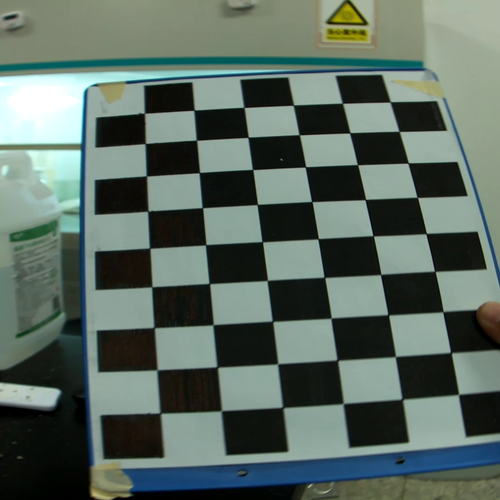
#> input picture models/image_process/undistort/1.png, 500 x 500 px
$ python -i 2_Video_processing.py   (imports and definitions only)
#> lines starting #> are read from the running program, lines starting #| are printed output that depends on the picture; after the words box and inside, x2 and y2 are one past the last pixel; in counts of white or black regions, pixels touching at a corner belong together
import os
import subprocess
from multiprocessing import Pool
import argparse
import numpy as np
from concurrent.futures import ThreadPoolExecutor, as_completed
import glob
import shutil
import cv2 as cv
from shapely.geometry import Polygon

# [21 lines left out: functions run_command, delete_file, polygon_to_bbox, not called in this run]

def extract_ear_rotation_marks(image_file):
#> called with image_file = '../models/image_process/undistort/1.png'
    image_hsv = cv.imread(image_file)
#> image_hsv is the input picture: shape (500, 500, 3); mean B, G, R 97.1, 105.8, 90.4
    image_hsv = cv.cvtColor(image_hsv[-800:, :, :3], cv.COLOR_BGR2HSV)
#> image_hsv: shape (500, 500, 3); mean H, S, V 63.3, 66.5, 108

    MIN_CONTOUR_AREA = 100

    ear_rotation_marks = []

    hsv_colors = [np.array([90, 245, 135])]

    for hsv_color in hsv_colors:
        lower_bound = np.array(hsv_color) - np.array([10, 10, 120])
        upper_bound = np.array(hsv_color) + np.array([10, 10, 120])

        mask = cv.inRange(image_hsv, lower_bound, upper_bound)

        contours, _ = cv.findContours(mask, cv.RETR_EXTERNAL, cv.CHAIN_APPROX_SIMPLE)

        for contour in contours:
            area = cv.contourArea(contour)
            if area >= MIN_CONTOUR_AREA:
                polygon = Polygon(contour[:, 0, :])
                ear_rotation_marks.append(polygon.centroid.x)
#> this loop made 1 pass
#> pass 1, in extract_ear_rotation_marks, `mask = cv.inRange(image_hsv, lower_bound, upper_bound)`:
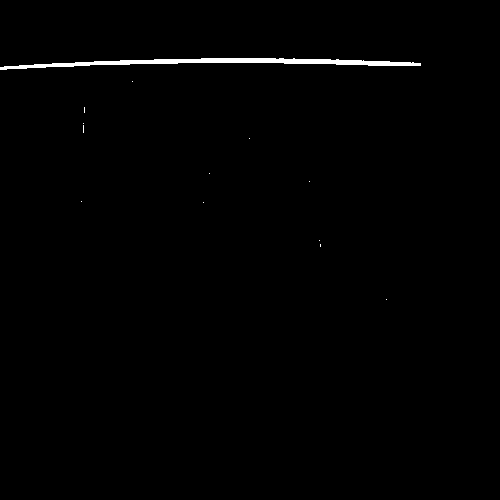
#> mask: shape (500, 500); 0.75% white; 13 white regions (12 under 20 px), largest, box (x1, y1, x2, y2) and area: (0, 58, 421, 70) 1857
#> after the loop, ear_rotation_marks = [222.2]

    ear_rotation_marks.sort()
    if len(ear_rotation_marks) >= 7:
        marker_dis = int(ear_rotation_marks[6]) - int(ear_rotation_marks[0])
        if marker_dis < 300 or marker_dis > 500:
            return 420
        else:
            return marker_dis
    else:
        return 420

# [63 lines left out: function process_file, not called in this run]


# [36 lines not run here, left out]

>>> result = extract_ear_rotation_marks('../models/image_process/undistort/1.png')
